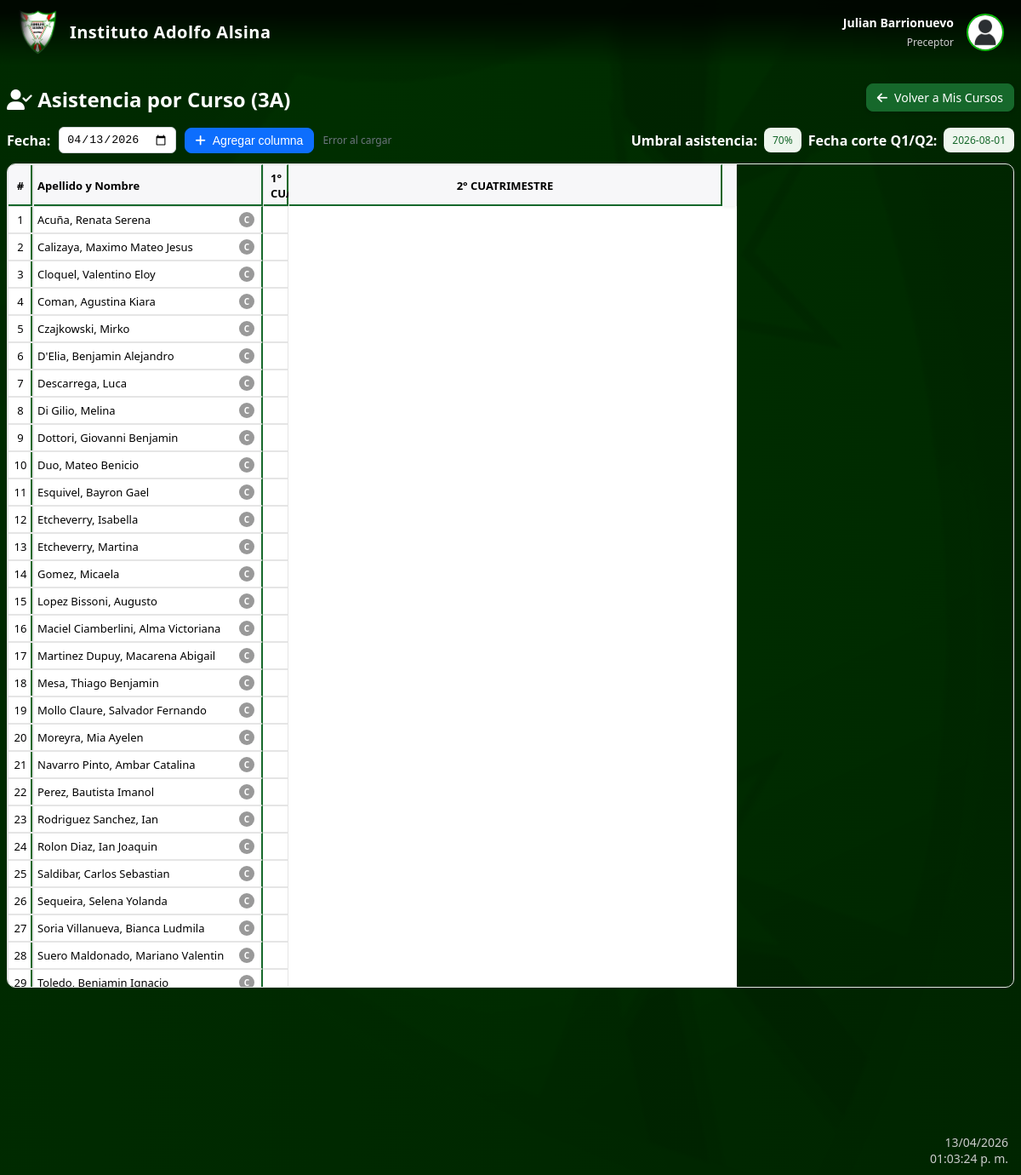
Screenshot of /asistencias_curso.php?id=3 (signed in) with the database file from the repository.
### tables this page shows
CREATE TABLE `cursos` (
  `id_curso` int(11) NOT NULL,
  `nombre_curso` varchar(10) NOT NULL,
  `id_preceptor` int(11) DEFAULT NULL,
  `asiento_fijo` tinyint(1) DEFAULT '0'
);

CREATE TABLE `configuraciones` (
  `clave` varchar(100) NOT NULL,
  `valor_date` date NOT NULL,
  `valor` int(3) NOT NULL,
  `actualizado_en` datetime NOT NULL DEFAULT CURRENT_TIMESTAMP ON UPDATE CURRENT_TIMESTAMP,
  `valor_int` int(11) DEFAULT NULL
);

CREATE TABLE `alumnos` (
  `id_alumno` int(11) NOT NULL,
  `id_usuario` int(11) NOT NULL,
  `dni` int(8) DEFAULT NULL,
  `id_curso` int(11) DEFAULT NULL,
  `ubicacion` int(11) DEFAULT NULL,
  `libro` int(11) DEFAULT NULL,
  `folio` int(11) DEFAULT NULL
);

CREATE TABLE `usuarios` (
  `id_usuario` int(11) NOT NULL,
  `nombre` varchar(100) DEFAULT NULL,
  `apellido` varchar(100) DEFAULT NULL,
  `email` varchar(150) NOT NULL,
  `clave` varchar(255) NOT NULL
);

### asistencias_curso.php (the view, shortened to what this page needs)
<?php
require_once __DIR__ . '/conexion.php';
$fechaCorteQ2 = null;
$umbralAsistencia = null;
try {
    $cfg = $conexion->query("SELECT clave, valor_date FROM configuraciones WHERE clave IN ('inicio_segundo_cuatrimestre')") ?: null;
    if ($cfg && $cfg->num_rows) {
        while($row = $cfg->fetch_assoc()){
            if ($row['clave'] === 'inicio_segundo_cuatrimestre' && !empty($row['valor_date'])) {
                $fechaCorteQ2 = $row['valor_date'];
            }
        }
    }
} catch (Exception $e) {  }
try {
    $r = $conexion->query("SELECT valor FROM configuraciones WHERE clave='porcentaje_asistencia' LIMIT 1");
    if ($r && $row = $r->fetch_assoc()) {
        $umbralAsistencia = intval($row['valor']);
    }
} catch (Exception $e) {  }
$idCurso = isset($_GET['id']) ? intval($_GET['id']) : 0;
$infoCurso = $conexion->query("SELECT id_curso, nombre_curso FROM cursos WHERE id_curso = $idCurso")->fetch_assoc();
$alumnos = $conexion->query("SELECT a.id_alumno, u.apellido, u.nombre,
                                (SELECT 1 FROM notas n
                                 INNER JOIN curso_materia cm ON n.id_curso_materia = cm.id_curso_materia
                                 WHERE n.id_alumno = a.id_alumno AND cm.id_curso = $idCurso AND n.id_estado = 2 LIMIT 1) as es_recursante
                               FROM alumnos a
                               INNER JOIN usuarios u ON u.id_usuario = a.id_usuario
                               WHERE a.id_curso = $idCurso
                               ORDER BY u.apellido, u.nombre")->fetch_all(MYSQLI_ASSOC);
?>
<!DOCTYPE html>
<html lang="es">
<head>
  <link rel="stylesheet" href="https://cdnjs.cloudflare.com/ajax/libs/font-awesome/6.5.0/css/all.min.css">
  <link rel="stylesheet" href="estilos.css">
</head>
<body>
  <?php include __DIR__ . '/navbar.php'; ?>
  <div class="container">
    <div class="titulo-bar">
      <h2 class="titulo"><i class="fa fa-user-check"></i> Asistencia por Curso (<?php echo htmlspecialchars($infoCurso['nombre_curso']); ?>)</h2>
      <a href="miscursos.php" class="btn-volver"><i class="fa fa-arrow-left"></i> Volver a Mis Cursos</a>
    </div>
    <div class="toolbar">
      <label for="fecha">Fecha:</label>
      <input type="date" id="fecha">
      <button type="button" id="btnAdd" class="btn-add"><i class="fa fa-plus"></i> Agregar columna</button>
      <span id="status" style="font-size:12px; color:#6c757d;"></span>
      <div class="toolbar-right">
        <label>Umbral asistencia:</label>
        <span id="umbralLabel" class="badge-ok" style="background:#eef6ee; color:#16682b;"><?php echo htmlspecialchars(($umbralAsistencia !== null && $umbralAsistencia>0) ? ($umbralAsistencia.'%') : 'No configurado'); ?></span>
        <label>Fecha corte Q1/Q2:</label>
        <span id="fechaCorteLabel" class="badge-ok" style="background:#eef6ee; color:#16682b;"><?php echo htmlspecialchars($fechaCorteQ2 ?: 'No configurada'); ?></span>
      </div>
    </div>
    <div class="tabla-wrap">
      <table class="asist" id="tablaAsist">
        <colgroup>
          <col style="width: var(--w-num);">
          <col style="width: 270px;">
          <col class="col-filler">
        </colgroup>
        <thead>
          <tr id="trHead1" class="head-1">
            <th class="sticky-num" rowspan="2">#</th>
            <th class="sticky-nombre" rowspan="2" style="text-align:left; width:270px;"><div class="nombre-wrap">Apellido y Nombre</div></th>
            <th id="thQ1" colspan="0" class="left-sep" style="text-align:center;">1° CUATRIMESTRE</th>
            <th id="thQ2" colspan="0" class="left-sep" style="text-align:center;">2° CUATRIMESTRE</th>
            <th class="col-filler" rowspan="2"></th>
          </tr>
        </thead>
        <tbody>
        <?php $i=1; foreach($alumnos as $al): ?>
          <tr data-alumno="<?php echo (int)$al['id_alumno']; ?>">
            <td class="sticky-num"><?php echo $i++; ?></td>
            <td class="sticky-nombre" style="text-align:left; width:270px;">
              <div class="nombre-wrap">
                <span><?php echo htmlspecialchars($al['apellido'].', '.$al['nombre']); ?></span>
                <?php if (intval($al['es_recursante'] ?? 0) === 1): ?>
                  <span class="badge-condicion badge-r" title="Recursante">R</span>
                <?php else: ?>
                  <span class="badge-condicion badge-c" title="Cursa">C</span>
                <?php endif; ?>
              </div>
            </td>
            <td class="col-filler"></td>
          </tr>
        <?php endforeach; ?>
        </tbody>
      </table>
    </div>
  </div>
</body>
</html>

### estilos.css (style rules this page uses)
body { font-family:Segoe UI,Tahoma,sans-serif; margin:0; padding-top:80px; background:linear-gradient(to right,lab(10% -52.37 35.81),lab(10% -32.37 35.81)); color:#ffffff; }
a { text-decoration:none;color:inherit; }
body::before { content: ""; position: fixed; inset: 0; background: url("fotos/logo.png") no-repeat center center; background-size: contain; opacity: 0.12; transform: rotate(-25deg) scale(1.4); transform-origin: center; z-index: -1; mix-blend-mode: overlay; pointer-events: none; margin-left:120px; margin-top:80px; }

### rows the page displays
cursos: nombre_curso "3A"
configuraciones: valor "70%"
alumnos: id_usuario.nombre "Acuña, Renata Serena"
alumnos: id_usuario.nombre "Calizaya, Maximo Mateo Jesus"
alumnos: id_usuario.nombre "Cloquel, Valentino Eloy"
alumnos: id_usuario.nombre "Coman, Agustina Kiara"
alumnos: id_usuario.nombre "Czajkowski, Mirko"
alumnos: id_usuario.nombre "D'Elia, Benjamin Alejandro"
alumnos: id_usuario.nombre "Descarrega, Luca"
alumnos: id_usuario.nombre "Di Gilio, Melina"
alumnos: id_usuario.nombre "Dottori, Giovanni Benjamin"
alumnos: id_usuario.nombre "Duo, Mateo Benicio"
alumnos: id_usuario.nombre "Esquivel, Bayron Gael"
alumnos: id_usuario.nombre "Etcheverry, Isabella"
alumnos: id_usuario.nombre "Etcheverry, Martina"
alumnos: id_usuario.nombre "Gomez, Micaela"
alumnos: id_usuario.nombre "Lopez Bissoni, Augusto"
alumnos: id_usuario.nombre "Maciel Ciamberlini, Alma Victoriana"
alumnos: id_usuario.nombre "Martinez Dupuy, Macarena Abigail"
alumnos: id_usuario.nombre "Mesa, Thiago Benjamin"
alumnos: id_usuario.nombre "Mollo Claure, Salvador Fernando"
alumnos: id_usuario.nombre "Moreyra, Mia Ayelen"
alumnos: id_usuario.nombre "Navarro Pinto, Ambar Catalina"
alumnos: id_usuario.nombre "Perez, Bautista Imanol"
alumnos: id_usuario.nombre "Rodriguez Sanchez, Ian"
alumnos: id_usuario.nombre "Rolon Diaz, Ian Joaquin"
alumnos: id_usuario.nombre "Saldibar, Carlos Sebastian"
alumnos: id_usuario.nombre "Sequeira, Selena Yolanda"
alumnos: id_usuario.nombre "Soria Villanueva, Bianca Ludmila"
alumnos: id_usuario.nombre "Suero Maldonado, Mariano Valentin"
alumnos: id_usuario.nombre "Toledo, Benjamin Ignacio"

### other values shown
$_SESSION['nombre'].' '.$_SESSION['apellido'] "Julian Barrionuevo"
$nombresPerfiles[$perfilActivo][0] "Preceptor"
